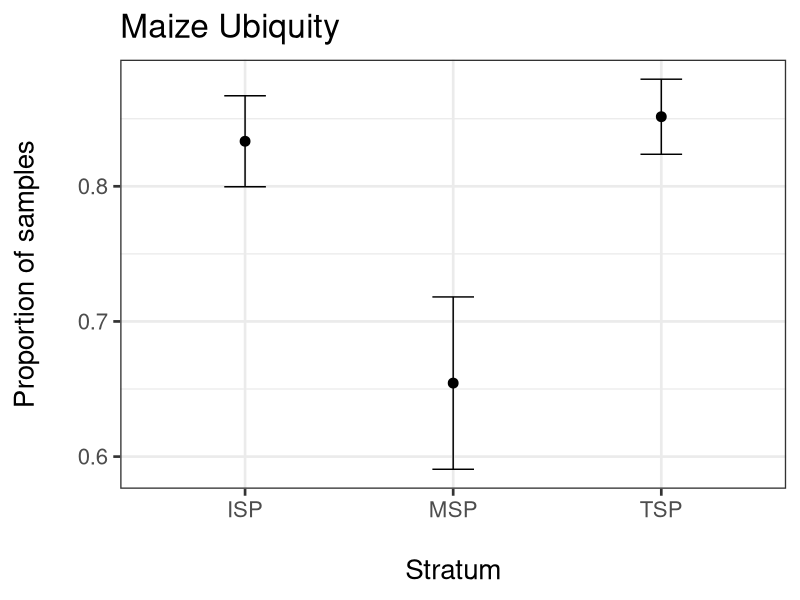
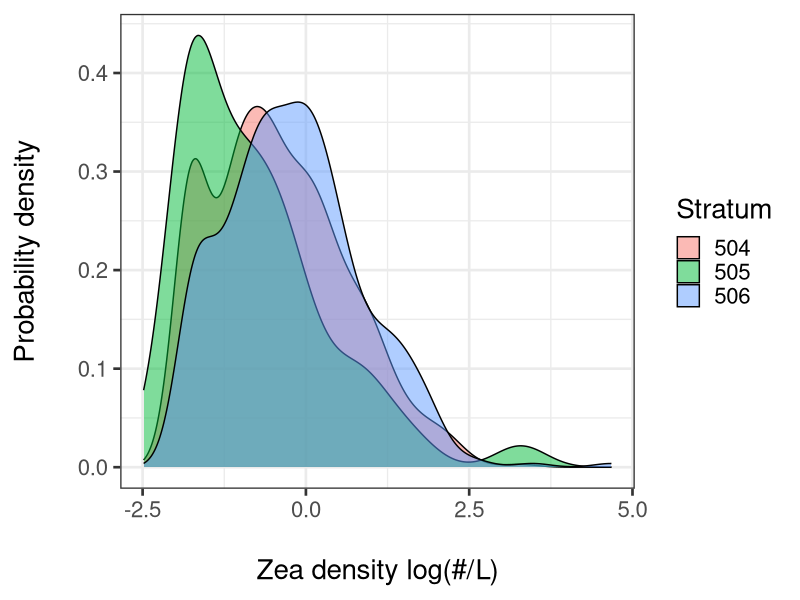
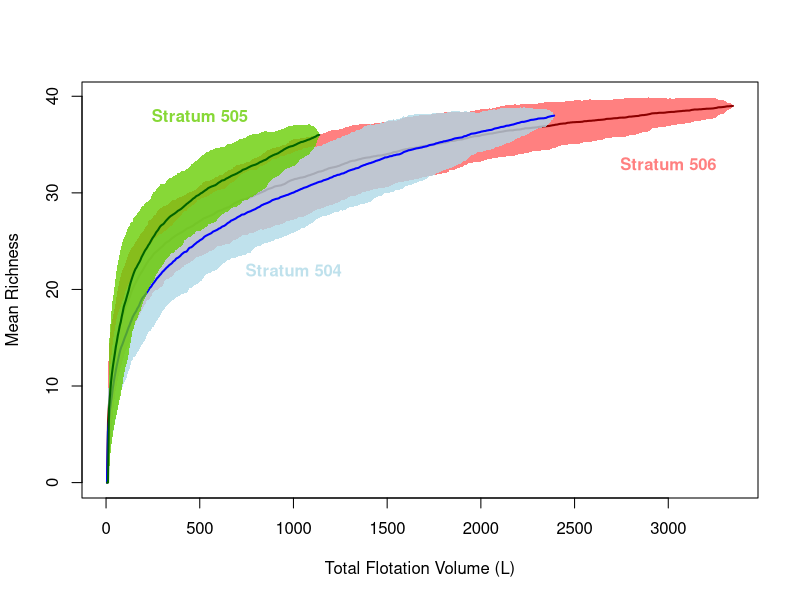
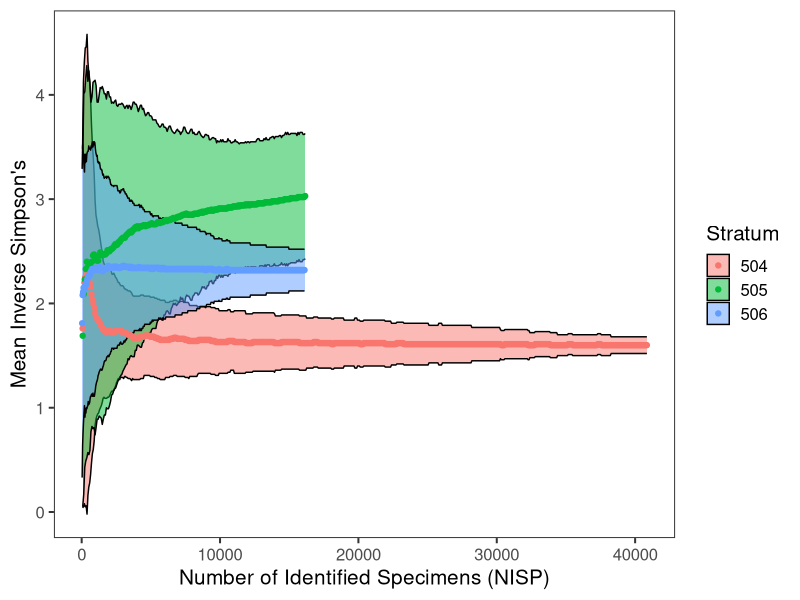
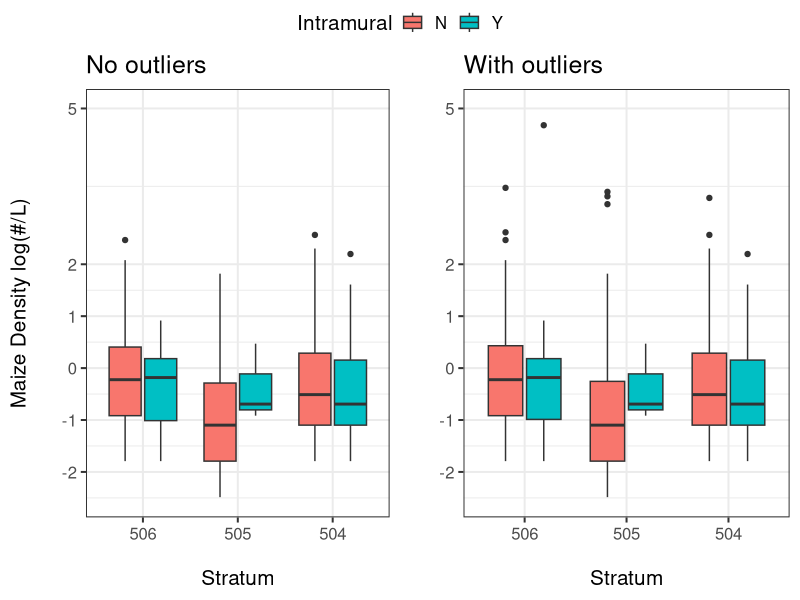
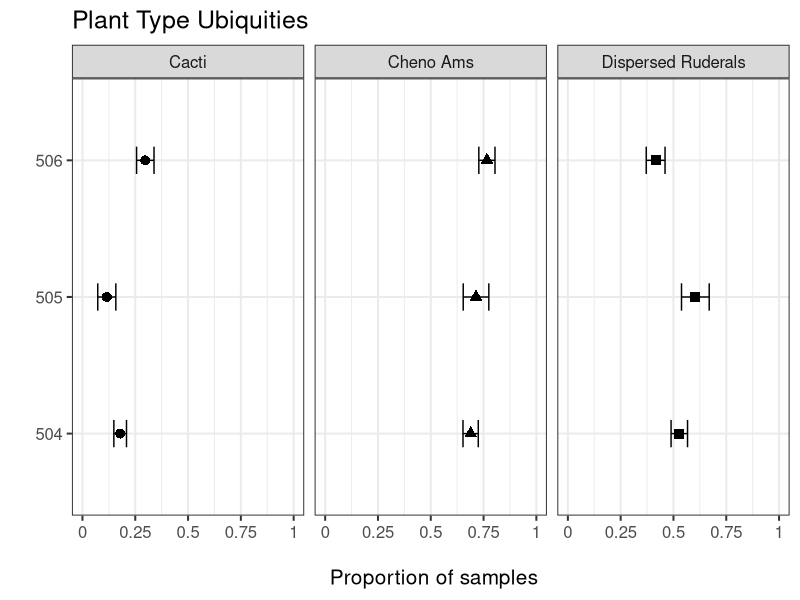
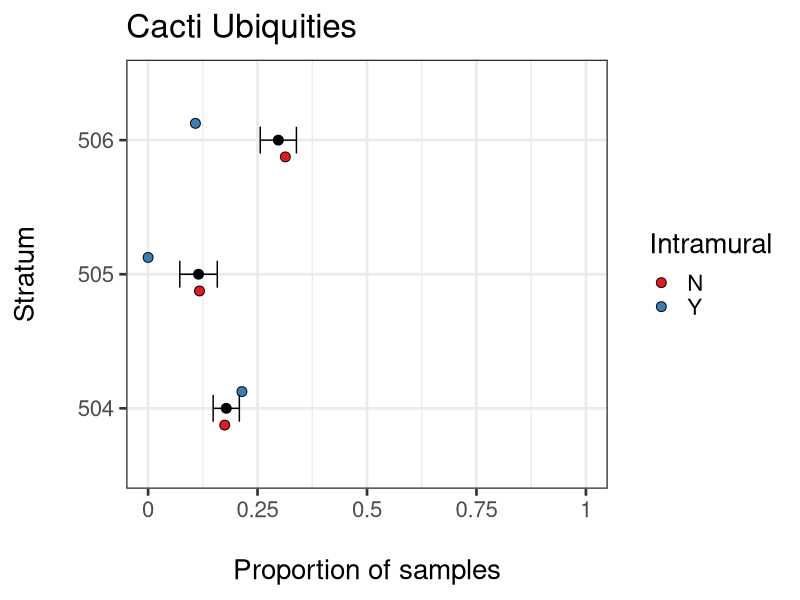

Reproduce these figures in R, in order.
## ---- chunk 1
knitr::opts_chunk$set(echo = TRUE,
                      warning = FALSE,
                      message = FALSE,
                      tidy.opts=list(width.cutoff=150),
                      tidy = FALSE
                      )

# These packages are necessary for all subsequent analysis 
# and can be installed via the install.packages() function
library(plyr)
library(dplyr)
library(ggplot2)
library(lazyeval)
library(vegan)
library(reshape2)
## ---- chunk 2
las_capas_data = read.csv("sinensky_and_farahani_2018_paleoethnobotanical_data.csv")
estimate_s_output = read.csv("sinensky_and_farahani_2018_estimates_output.csv")

# These FN's are numerical outliers -- these fifteen samples alone add 18,000 additional specimens
# in just two strata -- it should be noted that their inclusion or exclusion dramatically
# affects the quantitative outcomes of several tests presented here
outlier.fns = c(349, 1673, 4748, 5017, 7872, 7882, 13080, 102838, 102838, 103129, 104578, 104648, 104737, 104781, 105249)
las_capas_data$outlier = ifelse(las_capas_data$FN %in% outlier.fns,1,0)

# This is generally used in the following analyses
strat_list = list("504" = "TSP", "505" = "MSP", "506" = "ISP")
## ---- chunk 3

easyCI = function(df, grp_var, variable){

    v_var = enquo(variable)

    df1 = df %>%
      group_by({{ grp_var }}) %>%
      summarise(
       n = n(),
       median = median(!!v_var,na.rm=TRUE),
       mean = mean(!!v_var,na.rm=TRUE),
       sd = sd(!!v_var,na.rm=TRUE),
       se = (sd/sqrt(n)),
       lowerCI=mean+(qt(.025,n-1)*se),
       upperCI=mean-(qt(.025,n-1)*se)
      )
    
    df1 = as.data.frame(df1)
    
    return(df1)

}

maize_summary = las_capas_data %>%
  mutate(Zea_mays = ifelse(Zea_mays>0,1,0)) %>%
  easyCI(Stratum, Zea_mays) %>%
  mutate(Stratum = recode(Stratum,!!!strat_list))

maize_summary %>%
  ggplot(aes(Stratum,mean)) +
  geom_point(size=3) +
  geom_errorbar(aes(ymin=lowerCI,ymax=upperCI), width=.2) +
  theme_bw(base_size = 20)+
  ggtitle("Maize Ubiquity")+
  xlab("\nStratum") +
  ylab("Proportion of samples\n")
## ---- chunk 4
las_capas_data %>%
    mutate(ZeaDens = log(Zea_mays/Volume),
           Stratum = as.factor(Stratum)
           ) %>%
    ggplot(aes(ZeaDens)) +
    geom_density(aes(fill = Stratum), alpha = .5) +
    theme_bw(base_size = 20) +
    xlab("\nZea density log(#/L)") +
    ylab("Probability density\n")
## ---- chunk 5
# set the stratum designations
strat_titles = c(504,506,505)

#create colors for our different strata
redtrans = rgb(255, 0, 0, 127, maxColorValue=255)
lightbluetrans = rgb(173, 216, 230, 200, maxColorValue=255)
chartrans = rgb(102, 205, 0, 200, maxColorValue=255)

# this loops through the data and creates a different species accumulation curve through random permutations of the data

for (i in 1:length(strat_titles)){
    x = las_capas_data %>% 
        # filter (outlier == 0) %>%
        select(Stratum, Achnatherum:Zea_mays,Volume) %>%
        filter(Stratum == strat_titles[i]) %>%
        select(-Stratum)
    
    spec_rich_accum = specaccum(x, method = "random",w=x$Volume)
    
    spec_rich_accum$richness = ifelse(is.na(spec_rich_accum$richness), 0, spec_rich_accum$richness)
    spec_rich_accum$sd = ifelse(is.na(spec_rich_accum$sd), 0, spec_rich_accum$sd)
    
    if(i == 1){
         plot(spec_rich_accum,xvar="effort",ci.type="poly", col="darkred", lwd=2, ci.lty=0, ci.col=redtrans, xlab = "Total Flotation Volume (L)", ylab = "Mean Richness")
    }
    else if(i == 2){
       plot(spec_rich_accum,xvar="effort",ci.type="poly",col="blue", lwd=2, ci.lty=0, ci.col=lightbluetrans, add=TRUE)
    }
    else{
        plot(spec_rich_accum,xvar="effort",ci.type="poly", col="darkgreen", lwd=2, ci.lty=0, ci.col=chartrans, add=TRUE)
    }
    
}

text(x = 3000, y = 33, label = "Stratum 506", col = redtrans, font = 2)
text(x = 1000, y = 22, label = "Stratum 504", col = lightbluetrans, font = 2)
text(x = 500, y = 38, label = "Stratum 505", col = chartrans, font = 2)

## ---- chunk 6
estimate_s_output %>% 
  mutate(Stratum = as.factor(Stratum)) %>%
  ggplot(aes(Individuals..computed.,Simpson.Inv.Mean)) +
    geom_ribbon(aes(ymin = Simpson.Inv.Mean - 2*(Simpson.Inv.SD..runs.),
                    ymax = Simpson.Inv.Mean + (2*Simpson.Inv.SD..runs.),
                    fill = Stratum),
                colour="black",alpha=.5) +
    geom_point(aes(colour = Stratum)) +
    theme_bw(base_size = 15) +
    theme(panel.grid = element_blank()) +
    xlab("Number of Identified Specimens (NISP)") +
    ylab ("Mean Inverse Simpson's")
## ---- chunk 7
makeMaizePlot = function(excl_outliers = F, spec_title = ""){
  
  las_capas_data %>% {
    if(excl_outliers) filter(., Zea_mays<80) else .
  } %>%
  mutate(logZeadens = log(Zea_mays/Volume), Stratum=as.factor(Stratum)) %>%
  mutate(Stratum = factor(Stratum,levels = rev(levels(Stratum)))) %>%
  ggplot(aes (Stratum, logZeadens, fill = Intramural)) + 
    geom_boxplot() +
    theme_bw(base_size = 15) + 
    ggtitle(spec_title) + 
    xlab("\nStratum") + 
    ylab("Maize Density log(#/L)\n") +
    scale_y_continuous(limits = c(-2.5, 5), breaks = c(-2,-1,0,1,2,5))
}

no_outlier_plot = makeMaizePlot(excl_outliers = T, spec_title = "No outliers")
outlier_plot= makeMaizePlot(spec_title = "With outliers") + ylab("")

ggpubr::ggarrange(
  no_outlier_plot, 
 outlier_plot, 
  common.legend = T
  )
## ---- chunk 8

las_capas_summarized = las_capas_data %>%
  mutate(
       Cacti = Carnegiea + Cereus + Dasylirion + Echinocereus.Mammillaria + Ferocactus + Opuntia,
       Ch_Am = Chenoam,
       DCW = Astragalus + Boerhaavia + Cleome.Polanisia + Cucurbitaceae + Cyperaceae +
             Eschscholtzia + Euphorbiaceae + Kallstroemia + Lamiaceae + Lepidium + Mollugo +
             Oxalis + Papaveraceae + Polygonaceae + Portulaca + Sphaeralcea + Suaeda + Trianthema,
       Stratum = as.factor(Stratum)
       ) %>% 
  select(Stratum,Cacti,Ch_Am,DCW)

las_capas_summarized = las_capas_summarized %>%
  group_by(Stratum) %>%
  mutate(across(everything(), ~as.vector(decostand(.,method="pa"))))

las_capas_summarized = las_capas_summarized %>%
  melt(id = "Stratum") %>% 
  ungroup %>%
  group_by(Stratum,variable) %>%
  summarize(n=n(), median = median(value,na.rm=TRUE),
             mean = mean(value,na.rm=TRUE),
             sd = sd(value,na.rm=TRUE),
             se = (sd/sqrt(n)),
             lowerCI = (mean+(qt(.025,n-1)*se)),
             upperCI = (mean-(qt(.025,n-1)*se)))
  
las_capas_summarized %>%
    mutate(variable = recode(variable,"Ch_Am" = "Cheno Ams", "DCW" = "Dispersed Ruderals")) %>%
    ggplot(aes(Stratum , mean)) + 
    geom_point(size=3, aes(shape = variable)) +
    geom_errorbar(aes (ymin = lowerCI , ymax = upperCI) , width = .2) + 
    scale_y_continuous(labels = c(0, .25, .50, .75, 1),
                       limits = c(0,1)) +
    coord_flip() + 
    theme_bw(base_size = 15) + 
    facet_wrap (~variable) + 
    ggtitle("Plant Type Ubiquities")+
    xlab("")+
    ylab("\n Proportion of samples")+
    theme(legend.position = "none")

## ---- chunk 9
intramural_cactus = las_capas_data %>%
  mutate(
    Cacti = Carnegiea + Cereus + Dasylirion + Echinocereus.Mammillaria + Ferocactus + Opuntia,
    Stratum = as.factor(Stratum)
  ) %>% 
  select(Stratum,Intramural,Cacti) %>%
  group_by(Stratum,Intramural) %>%
  mutate(across(everything(), ~as.vector(decostand(.,method="pa")))) %>%
  melt() %>% 
  group_by(Stratum,Intramural) %>% 
  summarize(n=n(), median = median(value,na.rm=TRUE),
               mean = mean(value,na.rm=TRUE),
               sd = sd(value,na.rm=TRUE),
               se = (sd/sqrt(n)),
               lowerCI = (mean+(qt(.025,n-1)*se)),
               upperCI = (mean-(qt(.025,n-1)*se)))

las_capas_data %>%
  mutate(
    Cacti = Carnegiea + Cereus + Dasylirion + Echinocereus.Mammillaria + Ferocactus + Opuntia,
    Stratum = as.factor(Stratum)
    ) %>% 
  select(Stratum,Cacti) %>%
  group_by(Stratum) %>%
  mutate(across(everything(), ~as.vector(decostand(.,method="pa")))) %>%
  melt() %>%
  group_by(Stratum) %>% 
  summarize(n=n(), median = median(value,na.rm=TRUE),
               mean = mean(value,na.rm=TRUE),
               sd = sd(value,na.rm=TRUE),
               se = (sd/sqrt(n)),
               lowerCI = (mean+(qt(.025,n-1)*se)),
               upperCI = (mean-(qt(.025,n-1)*se))) %>%
  ggplot(aes(Stratum , mean)) + 
    geom_point(size = 3) +
    geom_point(data = intramural_cactus,
               aes(y=mean, fill=Intramural),
               size = 3, position = position_dodge(width = .5),
               shape = 21
               ) +
    geom_errorbar(aes(ymin = lowerCI , ymax = upperCI), width = .2) + 
    scale_y_continuous(labels = c(0, .25, .50, .75, 1),
                       limits = c(0,1)
                       ) +
    scale_fill_brewer(palette = "Set1") +
    coord_flip() + 
    theme_bw(base_size = 20) + 
    ggtitle("Cacti Ubiquities")+
    xlab("Stratum\n")+
    ylab("\nProportion of samples")
